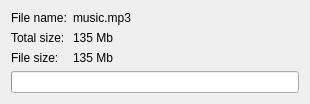
<?xml version="1.0" encoding="UTF-8"?>
<ui version="4.0">
 <class>FileTransferDialog</class>
 <widget class="QDialog" name="FileTransferDialog">
  <property name="geometry">
   <rect>
	<x>0</x>
	<y>0</y>
	<width>310</width>
	<height>96</height>
   </rect>
  </property>
  <property name="windowTitle">
   <string>Dialog</string>
  </property>
  <layout class="QFormLayout" name="formLayout">
   <item row="0" column="0">
	<widget class="QLabel" name="label">
	 <property name="text">
	  <string>File name:</string>
	 </property>
	</widget>
   </item>
   <item row="0" column="1">
	<widget class="QLabel" name="fileName">
	 <property name="text">
	  <string notr="true">music.mp3</string>
	 </property>
	</widget>
   </item>
   <item row="1" column="0">
	<widget class="QLabel" name="label_3">
	 <property name="text">
	  <string>Total size:</string>
	 </property>
	</widget>
   </item>
   <item row="1" column="1">
	<widget class="QLabel" name="totalSize">
	 <property name="text">
	  <string notr="true">135 Mb</string>
	 </property>
	</widget>
   </item>
   <item row="2" column="0">
	<widget class="QLabel" name="label_4">
	 <property name="text">
	  <string>File size:</string>
	 </property>
	</widget>
   </item>
   <item row="2" column="1">
	<widget class="QLabel" name="fileSize">
	 <property name="text">
	  <string notr="true">135 Mb</string>
	 </property>
	</widget>
   </item>
   <item row="3" column="0" colspan="2">
	<widget class="QProgressBar" name="progressBar">
	 <property name="textVisible">
	  <bool>true</bool>
	 </property>
	</widget>
   </item>
  </layout>
 </widget>
 <resources/>
 <connections/>
</ui>
